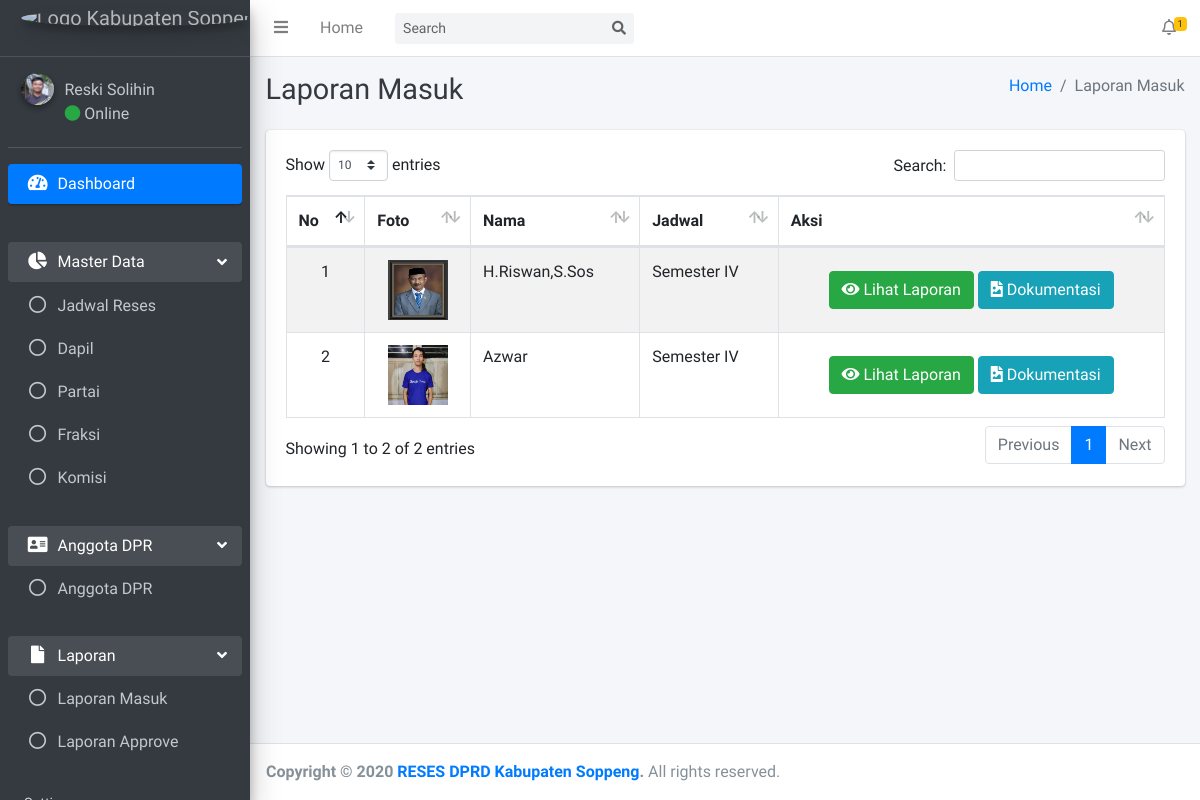
The page /admin/laporan-masuk/data.php (signed in) on the database its author committed.
### tables this page shows
CREATE TABLE `tb_anggota` (
  `id_anggota` int(11) NOT NULL,
  `nama_anggota` varchar(255) NOT NULL,
  `alamat_anggota` varchar(255) NOT NULL,
  `tempat_lahir_anggota` varchar(225) NOT NULL,
  `tanggal_lahir_anggota` varchar(255) NOT NULL,
  `agama_anggota` varchar(225) NOT NULL,
  `status_kawin` varchar(225) NOT NULL,
  `jabatan_anggota` varchar(225) NOT NULL,
  `id_partai` varchar(225) NOT NULL,
  `id_dapil` varchar(225) NOT NULL,
  `id_komisi` varchar(225) NOT NULL,
  `id_fraksi` varchar(225) NOT NULL,
  `foto_anggota` varchar(225) NOT NULL,
  `status_anggota` varchar(225) NOT NULL
);

CREATE TABLE `tb_jadwal` (
  `id_jadwal` int(11) NOT NULL,
  `nama_jadwal` varchar(255) NOT NULL,
  `mulai_jadwal` date NOT NULL,
  `akhir_jadwal` date NOT NULL,
  `status_jadwal` varchar(225) NOT NULL
);

### admin/laporan-masuk/data.php (the view)
<?php
require '../template/header/header.php';
$jadwal = mysqli_query($conn, "SELECT * FROM tb_jadwal WHERE status_jadwal='Berjalan'");
$dta_jadwal = mysqli_fetch_assoc($jadwal);
$group_anggota = mysqli_query($conn, "SELECT id_anggota FROM tb_aspirasi GROUP BY id_anggota");
?>
  <div class="content-wrapper">
    <div class="content-header">
      <div class="container-fluid">
        <div class="row mb-2">
          <div class="col-sm-6">
            <h1 class="m-0 text-dark">Laporan Masuk</h1>
          </div>
          <div class="col-sm-6">
            <ol class="breadcrumb float-sm-right">
              <li class="breadcrumb-item"><a href="/reses-dprd/admin/">Home</a></li>
              <li class="breadcrumb-item active">Laporan Masuk</li>
            </ol>
          </div>
        </div>
      </div>
    </div>
    <section class="content">
      <div class="container-fluid">
        <div class="row">
          <div class="col-12">
            <div class="card">
              <div class="card-body">
                <table id="example1" class="table table-bordered table-striped">
                  <thead>
                    <tr>
                    <th>No</th>
                    <th>Foto</th>
                    <th>Nama</th>
                    <th>Jadwal</th>
                    <th>Aksi</th>
                  </tr>
                  </thead>
                  <tbody>
                  <?php
                    $i = 1;
                    while($row_id_anggota=mysqli_fetch_assoc($group_anggota)) {
                      $get_id_anggota = $row_id_anggota['id_anggota'];
                      $get_anggota = mysqli_query($conn, "SELECT * FROM tb_anggota WHERE id_anggota='$get_id_anggota'");
                      foreach( $get_anggota as $dta){
                    ?>
                  <tr>
                    <td style="text-align: center;"><?= $i ?></td>
                    <td style="text-align:center"><img src="/reses-dprd/admin/profile-dpr/foto/<?php echo $dta['foto_anggota'] ?>" alt="" border=3 height=60 width=60></img></td>
                    <td><?= $dta['nama_anggota'] ?></td>
                    <td><?= $dta_jadwal['nama_jadwal'] ?></td>
                    <td class="text-center py-0 align-middle">
                    <a href="../aspirasi-anggota/data.php?id_anggota=<?= $dta['id_anggota'] ?>" type="button" class="btn btn-success"><i class="fa fa-eye"></i>  Lihat Laporan</a>
                    <a href="dokumentasi-data.php?id_anggota=<?= $dta['id_anggota'] ?>" type="button" class="btn btn-info"><i class="fa fa-file-image"></i>  Dokumentasi</a>
                    </td>
                  </tr>
                      <?php  }
                  $i = $i + 1; }
                  ?>
                  </tbody>
                </table>
              </div>
            </div>
          </div>
        </div>
      </div>
    </section>
  </div>
<?php
require '../template/footer/footer.php';
?>

### admin/template/header/header.php (shortened to what this page needs)
<?php
require('../../koneksi.php');
$get_id_session = $_SESSION['get_id'];
$query_header_akun = mysqli_query($conn, "SELECT * FROM tb_akun WHERE id = '$get_id_session'");
$get_data_akun = mysqli_fetch_assoc($query_header_akun);
$get_id_akun_admin = $get_data_akun['id_akun'];
$query_header_admin = mysqli_query($conn, "SELECT * FROM tb_admin WHERE id_admin = '$get_id_akun_admin'");
$get_data_admin = mysqli_fetch_assoc($query_header_admin);
$nama = $get_data_admin['nama_admin'];
$foto = $get_data_admin['foto_admin'];
$tanggal_sekarang = date('d-m-Y');
$jadwal = mysqli_query($conn, "SELECT * FROM tb_jadwal");
foreach($jadwal as $dta) {
  $status = null;
  $tanggal_mulai = date('d-m-Y', strtotime($dta['mulai_jadwal']));
  $tanggal_akhir = date('d-m-Y', strtotime($dta['akhir_jadwal']));
  if (strtotime($tanggal_sekarang) < strtotime($tanggal_mulai)) {
    $status = 'Menunggu';
  } else if (strtotime($tanggal_mulai) <= strtotime($tanggal_sekarang) &&
         strtotime($tanggal_akhir) >= strtotime($tanggal_sekarang)) {
          $status = 'Berjalan';
  } else if (strtotime($tanggal_sekarang) > strtotime($tanggal_akhir)) {
    $status = 'Selesai';
  }
  $query = "UPDATE tb_jadwal SET status_jadwal = '$status' WHERE id_jadwal = '$dta[id_jadwal]'";
	mysqli_query($conn, $query);
}
?>
<!DOCTYPE html>
<html>
<head>
  <link rel="stylesheet" href="/reses-dprd/assets/plugins/fontawesome-free/css/all.min.css">
  <link rel="stylesheet" href="/reses-dprd/assets/plugins/ekko-lightbox/ekko-lightbox.css">
  <link rel="stylesheet" href="https://code.ionicframework.com/ionicons/2.0.1/css/ionicons.min.css">
  <link rel="stylesheet" href="/reses-dprd/assets/plugins/tempusdominus-bootstrap-4/css/tempusdominus-bootstrap-4.min.css">
  <link rel="stylesheet" href="/reses-dprd/assets/plugins/datatables-bs4/css/dataTables.bootstrap4.min.css">
  <link rel="stylesheet" href="/reses-dprd/assets/plugins/datatables-responsive/css/responsive.bootstrap4.min.css">
  <link href="https://cdn.jsdelivr.net/gh/gitbrent/bootstrap-switch-button@1.1.0/css/bootstrap-switch-button.min.css" rel="stylesheet">
  <link rel="stylesheet" href="/reses-dprd/assets/dist/css/adminlte.min.css">
  <link rel="stylesheet" href="/reses-dprd/assets/plugins/overlayScrollbars/css/OverlayScrollbars.min.css">
</head>
<body class="hold-transition sidebar-mini layout-fixed">
<div class="wrapper">
  <nav class="main-header navbar navbar-expand navbar-white navbar-light">
    <ul class="navbar-nav">
      <li class="nav-item">
        <a class="nav-link" data-widget="pushmenu" href="#" role="button"><i class="fas fa-bars"></i></a>
      </li>
      <li class="nav-item d-none d-sm-inline-block">
        <a href="/reses-dprd/admin/index.php" class="nav-link">Home</a>
      </li>
    </ul>
    <form class="form-inline ml-3">
      <div class="input-group input-group-sm">
        <input class="form-control form-control-navbar" type="search" placeholder="Search" aria-label="Search">
        <div class="input-group-append">
          <button class="btn btn-navbar" type="submit">
            <i class="fas fa-search"></i>
          </button>
        </div>
      </div>
    </form>
        <ul class="navbar-nav ml-auto">
      <?php
        $aspirasi_header = mysqli_query($conn, "SELECT * FROM tb_aspirasi WHERE status_aspirasi='Kirim'");
        $row_aspirasi_header = mysqli_num_rows($aspirasi_header);
        $row_aspirasi_header_final = $row_aspirasi_header;
        if($row_aspirasi_header_final > 0){
          echo "  <li class='nav-item dropdown'>
                    <a class='nav-link' data-toggle='dropdown' href='#'>
                      <i class='far fa-bell'></i>
                      <span class='badge badge-warning navbar-badge'>$row_aspirasi_header_final</span>
                    </a>
                    <div class='dropdown-menu dropdown-menu-lg dropdown-menu-right'>
                      <span class='dropdown-item dropdown-header'>$row_aspirasi_header_final Pemberitahuan</span>
                      <div class='dropdown-divider'></div>
                      <a href='/reses-dprd/admin/laporan-masuk/data.php' class='dropdown-item'>
                        <i class='fas fa-envelope mr-2'></i> $row_aspirasi_header_final Laporan Masuk
                      </a>
                      <div class='dropdown-divider'></div>
                      <a href='/reses-dprd/admin/laporan-masuk/data.php' class='dropdown-item dropdown-footer'>Lihat Semua</a>
                    </div>
                  </li>";
        }
      ?>
    </ul>
  </nav>
  <aside class="main-sidebar sidebar-dark-primary elevation-4">
    <a href="/reses-dprd/admin/index.php" class="brand-link">
      <img src="/reses-dprd/assets/dist/img/soppeng.png" alt="Logo Kabupaten Soppeng" class="brand-image img-circle elevation-3"
           style="opacity: .8">
    </a>
    <div class="sidebar">
      <div class="user-panel mt-3 pb-3 mb-3 d-flex">
        <div class="image">
          <img src="/reses-dprd/admin/user/foto/<?= $foto ?>" class="img-circle elevation-2" alt="User Image">
        </div>
        <div class="info">
          <a href="../user/edit.php?id_admin=<?= $get_id_akun_admin ?>" class="d-block"><?= $nama ?></a>
          <a href="../user/edit.php?id_admin=<?= $get_id_akun_admin ?>"><i class="fa fa-circle text-success"></i> Online</a>
        </div>
      </div>
      <nav class="mt-2">
        <ul class="nav nav-pills nav-sidebar flex-column" data-widget="treeview" role="menu" data-accordion="false">
          <li class="nav-item has-treeview menu-open">
            <a href="/reses-dprd/admin/" class="nav-link active">
              <i class="nav-icon fas fa-tachometer-alt"></i>
              <p>
                Dashboard
              </p>
            </a>
          </li>
          <li class="nav-header"></li>
          <li class="nav-item has-treeview menu-open">
            <a href="#" class="nav-link">
              <i class="nav-icon fas fa-chart-pie"></i>
              <p>
                Master Data
                <i class="right fas fa-angle-left"></i>
              </p>
            </a>
            <ul class="nav nav-treeview">
              <li class="nav-item">
                <a href="/reses-dprd/admin/jadwal-reses/data.php" class="nav-link">
                  <i class="far fa-circle nav-icon"></i>
                  <p>Jadwal Reses</p>
                </a>
              </li>
              <li class="nav-item">
                <a href="/reses-dprd/admin/dapil/data.php" class="nav-link">
                  <i class="far fa-circle nav-icon"></i>
                  <p>Dapil</p>
                </a>
              </li>
              <li class="nav-item">
                <a href="/reses-dprd/admin/partai/data.php" class="nav-link">
                  <i class="far fa-circle nav-icon"></i>
                  <p>Partai</p>
                </a>
              </li>
              <li class="nav-item">
                <a href="/reses-dprd/admin/fraksi/data.php" class="nav-link">
                  <i class="far fa-circle nav-icon"></i>
                  <p>Fraksi</p>
                </a>
              </li>
              <li class="nav-item">
                <a href="/reses-dprd/admin/komisi/data.php" class="nav-link">
                  <i class="far fa-circle nav-icon"></i>
                  <p>Komisi</p>
                </a>
              </li>
              <br>
            </ul>
          </li>
          <li class="nav-item has-treeview menu-open">
            <a href="#" class="nav-link">
              <i class="nav-icon fa fa-address-card"></i>
              <p>
              Anggota DPR
                <i class="right fas fa-angle-left"></i>
              </p>
            </a>
            <ul class="nav nav-treeview">
              <li class="nav-item">
                <a href="/reses-dprd/admin/profile-dpr/data.php" class="nav-link">
                  <i class="far fa-circle nav-icon"></i>
                  <p>Anggota DPR</p>
                </a>
              </li><br>
            </ul>
          </li>
          <li class="nav-item has-treeview menu-open">
            <a href="#" class="nav-link">
              <i class="nav-icon fas fa-file"></i>
              <p>
              Laporan
                <i class="right fas fa-angle-left"></i>
              </p>
            </a>
            <ul class="nav nav-treeview">
              <li class="nav-item">
                <a href="/reses-dprd/admin/laporan-masuk/data.php" class="nav-link">
                  <i class="far fa-circle nav-icon"></i>
                  <p>Laporan Masuk</p>
                </a>
              </li>
              <li class="nav-item">
                <a href="/reses-dprd/admin/laporan-approve/data.php" class="nav-link">
                  <i class="far fa-circle nav-icon"></i>
                  <p>Laporan Approve</p>
                </a>
              </li>
            </ul>
          </li>
          <li class="nav-header">Setting</li>
        </ul>
      </nav>
    </div>
  </aside>

### rows shown on the page
tb_anggota: foto_anggota (picture), nama_anggota "H.Riswan,S.Sos"
tb_jadwal: nama_jadwal "Semester IV"
tb_anggota: foto_anggota (picture), nama_anggota "Azwar"

### other values the page prints
$row_aspirasi_header_final "1"
$nama "Reski Solihin"
